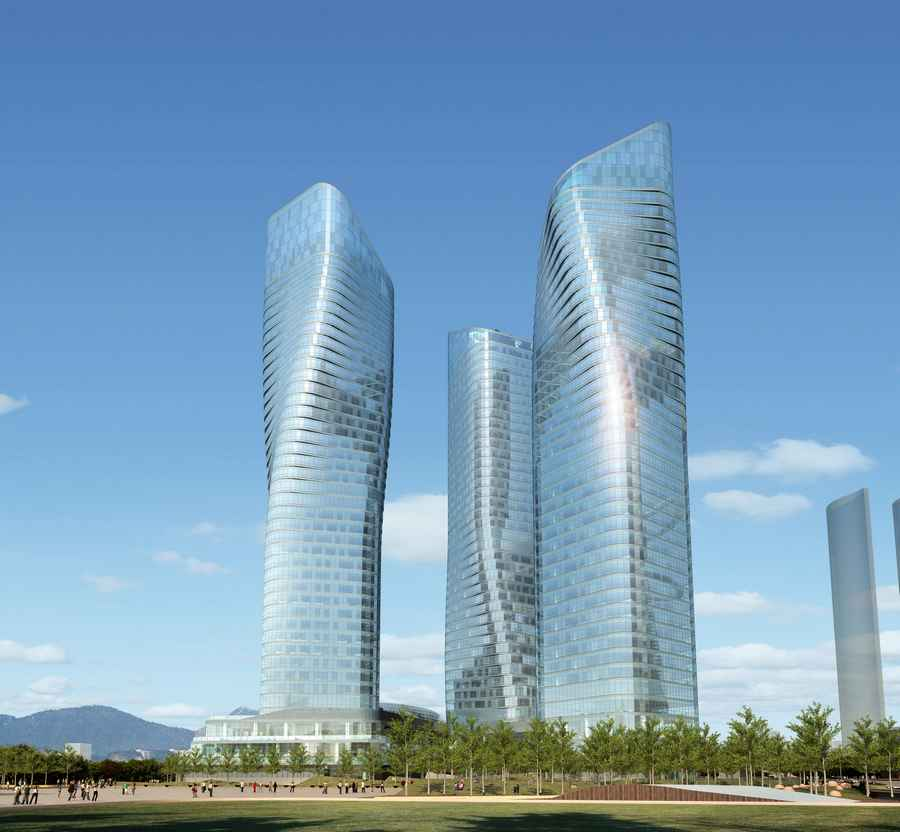
#> input picture image.jpg, 900 x 832 px
$ python -i morph_engine.py   (imports and definitions only)   (older library calls are emulated)
#> lines starting #> are read from the running program, lines starting #| are printed output that depends on the picture
#> further down, picture is the input picture: shape (832, 900, 3); mean B, G, R 184.9, 157.4, 122.2
import cv2
import numpy as np


# [15 lines left out: functions crop_and_resize, prepare_image, not called in this run]


def ease_in_out(t):
    return t * t * (3.0 - 2.0 * t)


# ==========================================
# ALGORITHM 1: 1D Brightness Sort (Standard)
# ANIMATION: "The Grid Collapse" (Standard Linear read)
# ==========================================
# [224 lines left out: functions rearrange_pixels, animate_perfect_morph, rearrange_pixels_lexsort, animate_lexsort_morph, rearrange_pixels_hsv, animate_hsv_morph and 3 more, not called in this run]


# ==========================================
# ALGORITHM 5: Sobel Edge-Mapping Sort
# ANIMATION: "The Edge Implosion" (Pixels explode from the center out to the edges)
# ==========================================
def get_sobel_target_indices(target_color_img):
    target_gray = cv2.cvtColor(target_color_img, cv2.COLOR_BGR2GRAY)
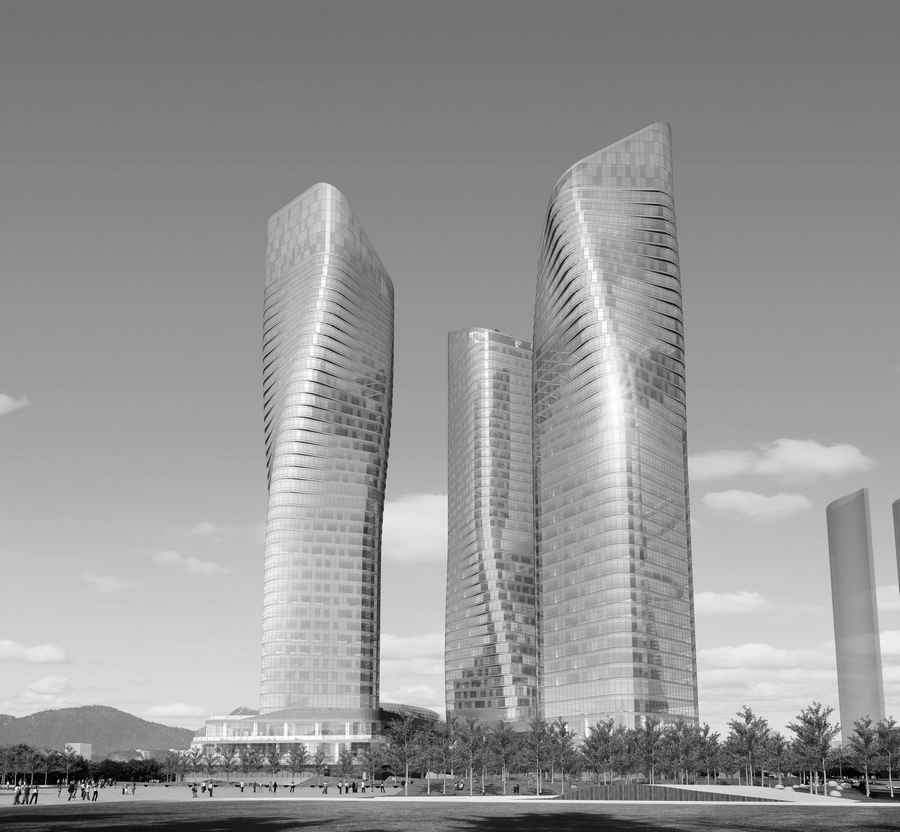
#> target_gray: shape (832, 900); min 0, max 255, mean 150
    sobelx = cv2.Sobel(target_gray, cv2.CV_64F, 1, 0, ksize=3)
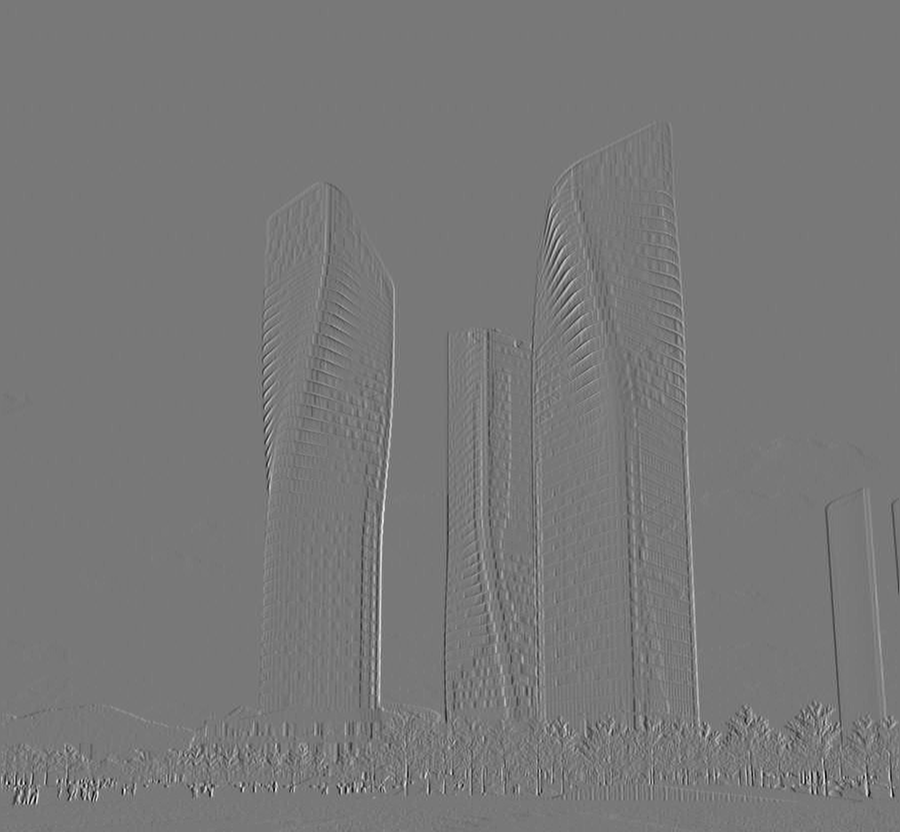
#> sobelx: shape (832, 900) float64; min -788, max 876, mean -0.1; drawn with min black and max white
    sobely = cv2.Sobel(target_gray, cv2.CV_64F, 0, 1, ksize=3)
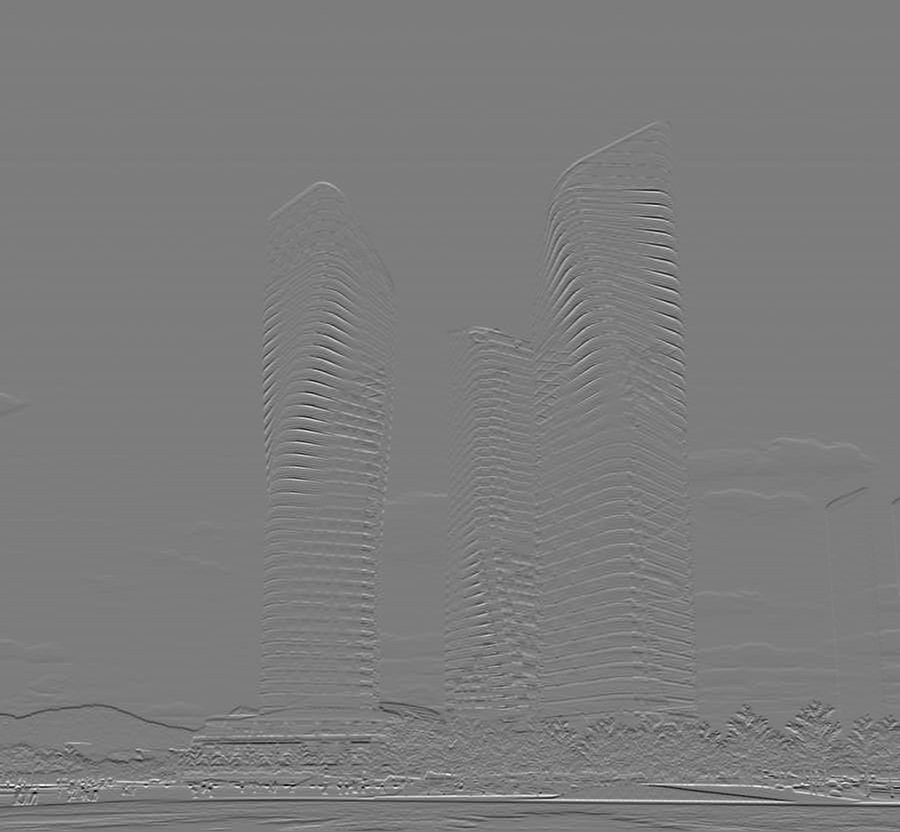
#> sobely: shape (832, 900) float64; min -754, max 787, mean -0.6; drawn with min black and max white
    target_edges = cv2.magnitude(sobelx, sobely).flatten()
    return np.argsort(target_edges)


# [42 lines left out: functions rearrange_pixels_sobel, animate_sobel_morph, not called in this run]

>>> import cv2
>>> picture = cv2.imread('image.jpg')
>>> result = get_sobel_target_indices(picture)
